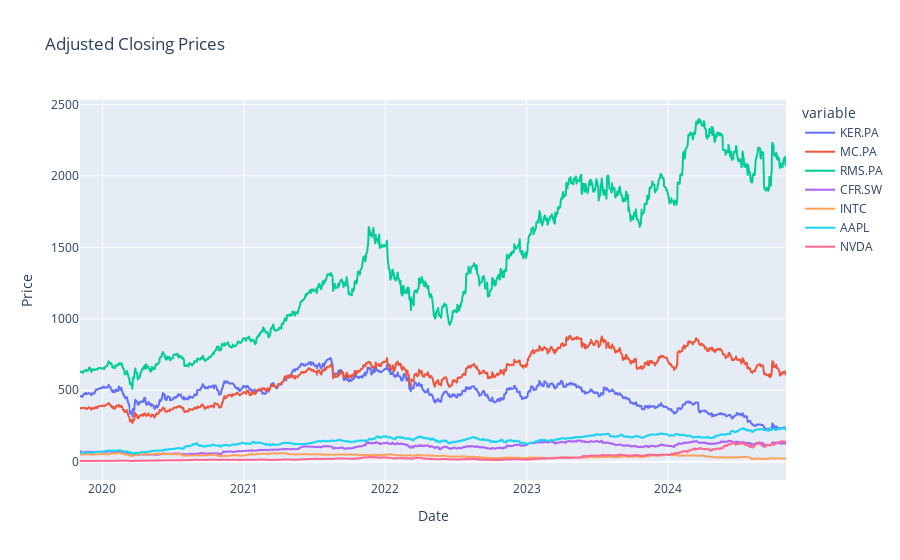

Notebook code for this chart:
### Markdown cell above
Affichage séries temporelles

### Code cell
fig = px.line(closing_price_df, x=closing_price_df.index, y=closing_price_df.columns, title="Adjusted Closing Prices")
fig.update_layout(hovermode='x',yaxis_title="Price")  # Survol souris
fig.show()

### Figure 1 — Plotly figure (JSON) as saved in the notebook; plotly's stock layout.template omitted (floating-point values rounded to 4 significant figures; data arrays with more than 128 entries replaced by an {"elided": "..."} marker saying what was removed)
{"data": [{"hovertemplate": "variable=KER.PA<br>Date=%{x}<br>value=%{y}<extra></extra>", "legendgroup": "KER.PA", "line": {"color": "#636efa", "dash": "solid"}, "marker": {"symbol": "circle"}, "mode": "lines", "name": "KER.PA", "showlegend": true, "type": "scattergl", "x": {"elided": "1229 str values"}, "xaxis": "x", "y": {"elided": "1229 float values"}, "yaxis": "y"}, {"hovertemplate": "variable=MC.PA<br>Date=%{x}<br>value=%{y}<extra></extra>", "legendgroup": "MC.PA", "line": {"color": "#EF553B", "dash": "solid"}, "marker": {"symbol": "circle"}, "mode": "lines", "name": "MC.PA", "showlegend": true, "type": "scattergl", "x": {"elided": "1229 str values"}, "xaxis": "x", "y": {"elided": "1229 float values"}, "yaxis": "y"}, {"hovertemplate": "variable=RMS.PA<br>Date=%{x}<br>value=%{y}<extra></extra>", "legendgroup": "RMS.PA", "line": {"color": "#00cc96", "dash": "solid"}, "marker": {"symbol": "circle"}, "mode": "lines", "name": "RMS.PA", "showlegend": true, "type": "scattergl", "x": {"elided": "1229 str values"}, "xaxis": "x", "y": {"elided": "1229 float values"}, "yaxis": "y"}, {"hovertemplate": "variable=CFR.SW<br>Date=%{x}<br>value=%{y}<extra></extra>", "legendgroup": "CFR.SW", "line": {"color": "#ab63fa", "dash": "solid"}, "marker": {"symbol": "circle"}, "mode": "lines", "name": "CFR.SW", "showlegend": true, "type": "scattergl", "x": {"elided": "1229 str values"}, "xaxis": "x", "y": {"elided": "1229 float values"}, "yaxis": "y"}, {"hovertemplate": "variable=INTC<br>Date=%{x}<br>value=%{y}<extra></extra>", "legendgroup": "INTC", "line": {"color": "#FFA15A", "dash": "solid"}, "marker": {"symbol": "circle"}, "mode": "lines", "name": "INTC", "showlegend": true, "type": "scattergl", "x": {"elided": "1229 str values"}, "xaxis": "x", "y": {"elided": "1229 float values"}, "yaxis": "y"}, {"hovertemplate": "variable=AAPL<br>Date=%{x}<br>value=%{y}<extra></extra>", "legendgroup": "AAPL", "line": {"color": "#19d3f3", "dash": "solid"}, "marker": {"symbol": "circle"}, "mode": "lines", "name": "AAPL", "showlegend": true, "type": "scattergl", "x": {"elided": "1229 str values"}, "xaxis": "x", "y": {"elided": "1229 float values"}, "yaxis": "y"}, {"hovertemplate": "variable=NVDA<br>Date=%{x}<br>value=%{y}<extra></extra>", "legendgroup": "NVDA", "line": {"color": "#FF6692", "dash": "solid"}, "marker": {"symbol": "circle"}, "mode": "lines", "name": "NVDA", "showlegend": true, "type": "scattergl", "x": {"elided": "1229 str values"}, "xaxis": "x", "y": {"elided": "1229 float values"}, "yaxis": "y"}], "layout": {"hovermode": "x", "legend": {"title": {"text": "variable"}, "tracegroupgap": 0}, "title": {"text": "Adjusted Closing Prices"}, "xaxis": {"anchor": "y", "domain": [0, 1], "title": {"text": "Date"}}, "yaxis": {"anchor": "x", "domain": [0, 1], "title": {"text": "Price"}}}}
